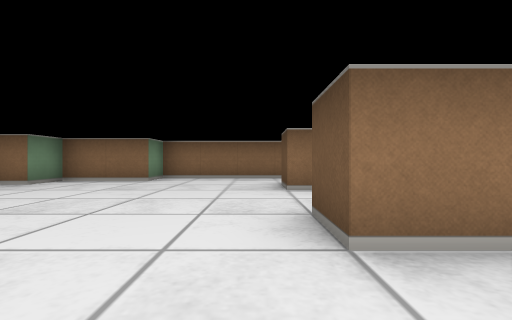
view 1 (above)

16 first-person views from a walk through a cub3D level. The camera is about half as high as the walls, looks level and sees 85° across. The floor is counted in squares. Each view is taken from the middle of a square. On the plan, view 1 faces up. The plan holds only what a view shows up to about 9 squares ahead; the rest is blank.

view 2
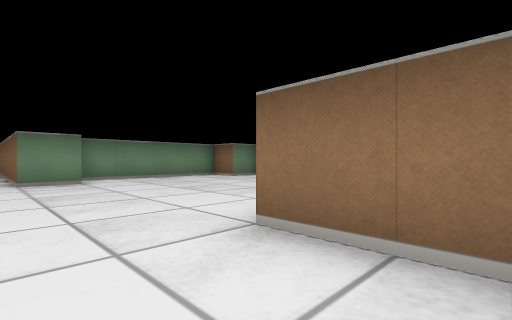

view 3
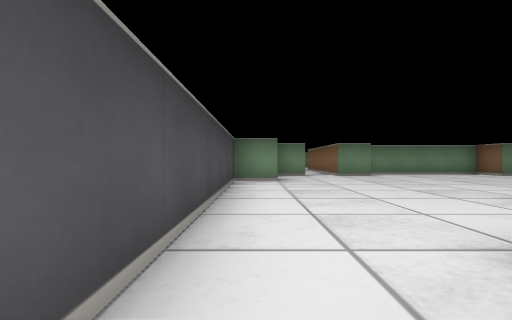

view 4
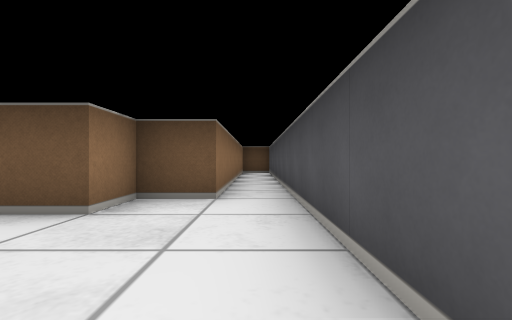

view 5
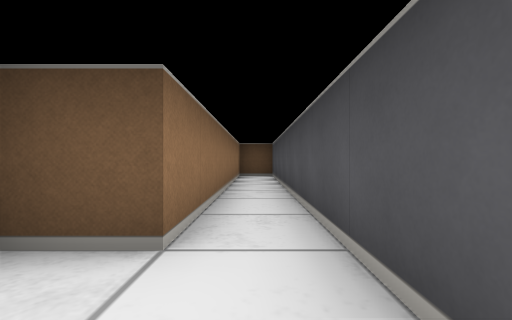

view 6
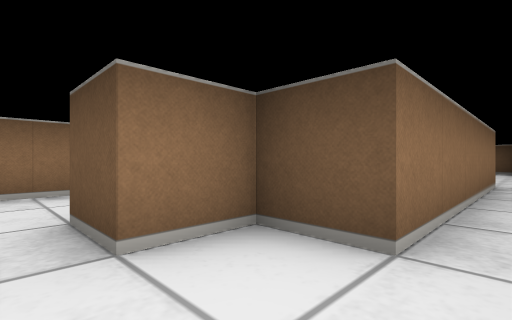

view 7
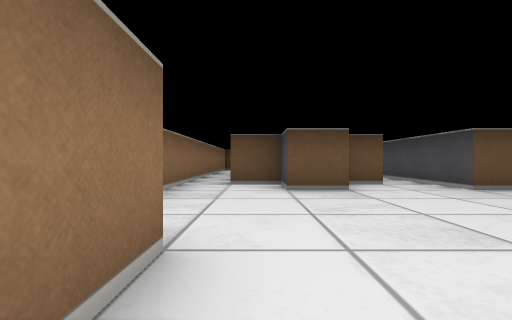

view 8
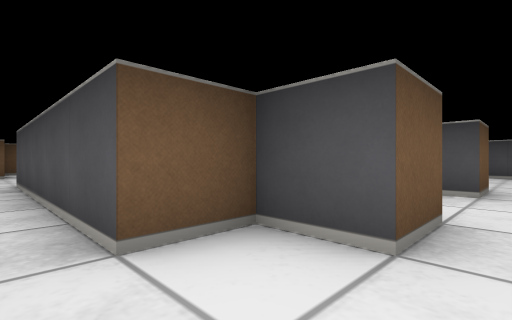

view 9
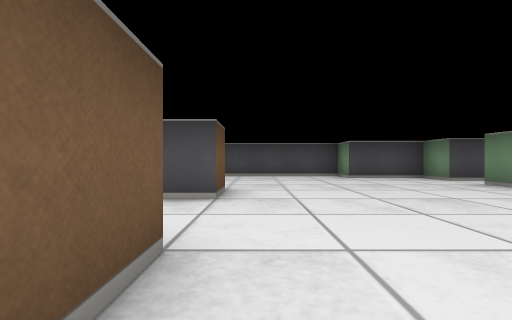

view 10
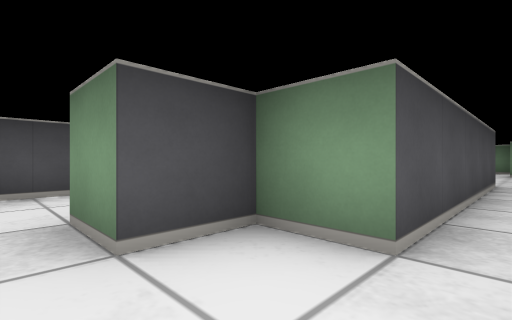

view 11
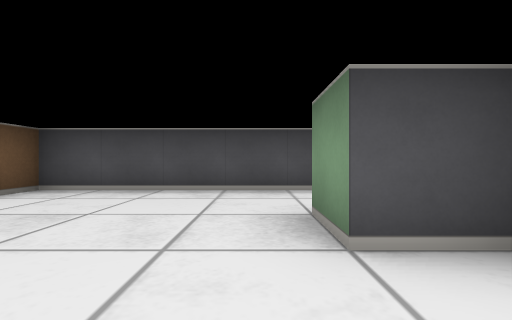

view 12
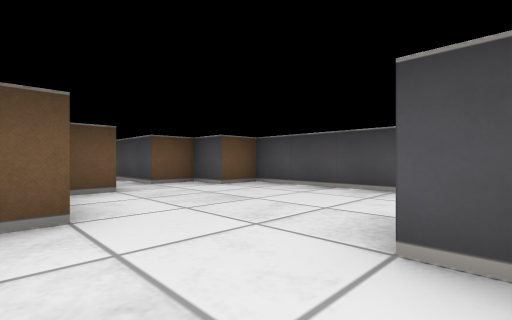

view 13
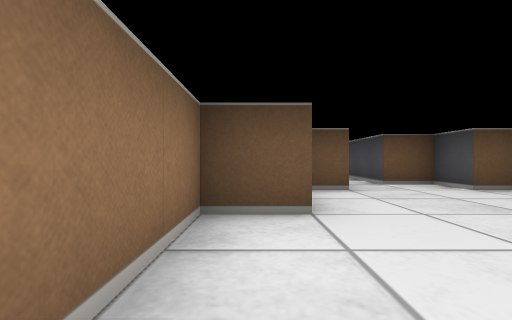

view 14
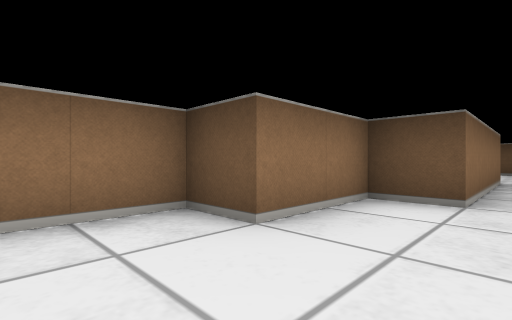

view 15
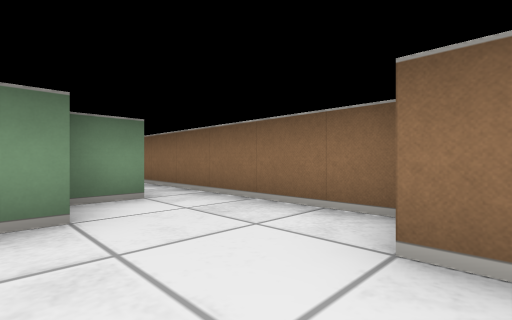

view 16
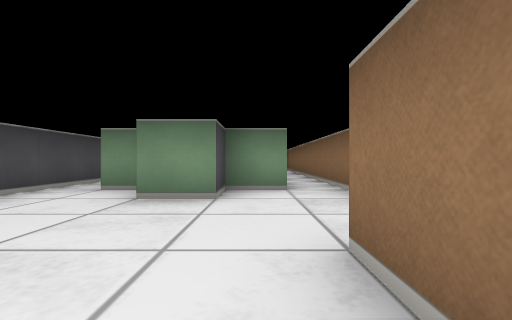

### Floor plan
Ten units are one square. View 1 is at (0, 0); x grows to the right and y downward. Boxes are objects, and circles mark ways between rooms. Rooms are numbered by the first view taken in them; rooms with no view inside come last. Other rooms are left out.
<svg viewBox="-60 -80 225 110">
<path fill="none" stroke="#000" d="M20 -15 5 -15 5 -25 65 -25M-45 -16 -45 -5M-45 5 -45 15 -25 15 -25 25 105 25 105 15 35 15 35 5 25 5 25 -4M65 -35 15 -35 15 -45 5 -45 5 -55 15 -55 15 -65 65 -65M65 -75 -25 -75 -25 -65 -45 -65 -45 -55 -55 -55 -55 -18M65 -41 65 -35M65 -65 65 -55 75 -55 75 -45M65 -25 115 -25 115 -35 125 -35 125 -45 145 -45M155 -55 115 -55 115 -65 95 -65 95 -75 65 -75"/>
<circle cx="70" cy="-30" r="3" fill="#2a7"/>
<circle cx="70" cy="-70" r="3" fill="#2a7"/>
<text x="0" y="-20">1</text>
<text x="100" y="-50">2</text>
</svg>
Room 1 opens to room 2.

Where each view was taken, in squares from view 1:
view 1: 0 up, 0 right, facing up
view 2: 0 up, 2 right, facing up-left
view 3: 2 down, 4 right, facing left
view 4: 2 down, 0 right, facing right
view 5: 2 down, 2 right, facing right
view 6: 3 up, 0 right, facing up-right
view 7: 6 up, 4 left, facing right
view 8: 7 up, 0 right, facing down-right
view 9: 6 up, 0 right, facing down
view 10: 7 up, 8 right, facing down-left
view 11: 7 up, 8 right, facing down
view 12: 7 up, 7 right, facing down-right
view 13: 7 up, 7 right, facing right
view 14: 5 up, 8 right, facing up-right
view 15: 5 up, 10 right, facing up-left
view 16: 6 up, 11 right, facing left
